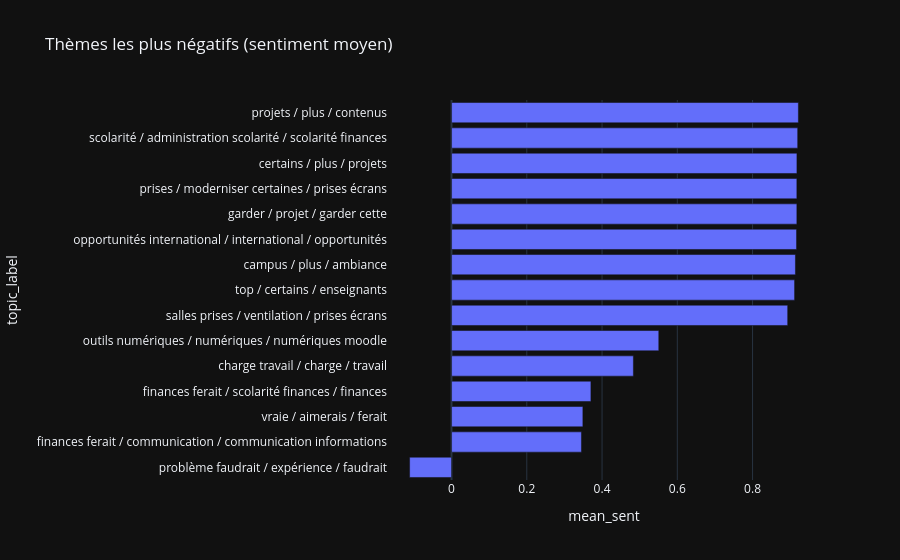

Notebook cell for this chart:
### Markdown cell above
**Bar chart: Top most negative themes**

### Code cell
df_neg = topic_stats.reset_index().sort_values("mean_sent", ascending=True).head(15)

fig = px.bar(
    df_neg,
    x="mean_sent",
    y="topic_label",
    orientation="h",
    title="Thèmes les plus négatifs (sentiment moyen)",
    hover_data=["n_docs", "pct_neg"]
)
fig.show()

### Figure 1 — Plotly figure (JSON) as saved in the notebook; plotly's stock layout.template omitted (floating-point values rounded to 4 significant figures)
{"data": [{"customdata": [[17.0, 0.5294], [11.0, 0.1818], [19.0, 0.1053], [4.0, 0.0], [11.0, 0.0], [13.0, 0.0], [2.0, 0.0], [13.0, 0.0], [14.0, 0.0], [16.0, 0.0], [6.0, 0.0], [12.0, 0.0], [13.0, 0.0], [19.0, 0.0], [8.0, 0.0]], "hovertemplate": "mean_sent=%{x}<br>topic_label=%{y}<br>n_docs=%{customdata[0]}<br>pct_neg=%{customdata[1]}<extra></extra>", "legendgroup": "", "marker": {"color": "#636efa", "pattern": {"shape": ""}}, "name": "", "orientation": "h", "showlegend": false, "textposition": "auto", "x": [-0.1115, 0.3452, 0.349, 0.3704, 0.4833, 0.5508, 0.8934, 0.9117, 0.914, 0.9169, 0.9177, 0.9177, 0.9179, 0.92, 0.9218], "xaxis": "x", "y": ["problème faudrait / expérience / faudrait", "finances ferait / communication / communication informations", "vraie / aimerais / ferait", "finances ferait / scolarité finances / finances", "charge travail / charge / travail", "outils numériques / numériques / numériques moodle", "salles prises / ventilation / prises écrans", "top / certains / enseignants", "campus / plus / ambiance", "opportunités international / international / opportunités", "garder / projet / garder cette", "prises / moderniser certaines / prises écrans", "certains / plus / projets", "scolarité / administration scolarité / scolarité finances", "projets / plus / contenus"], "yaxis": "y", "type": "bar"}], "layout": {"xaxis": {"anchor": "y", "domain": [0.0, 1.0], "title": {"text": "mean_sent"}}, "yaxis": {"anchor": "x", "domain": [0.0, 1.0], "title": {"text": "topic_label"}}, "legend": {"tracegroupgap": 0}, "title": {"text": "Thèmes les plus négatifs (sentiment moyen)"}, "barmode": "relative"}}
